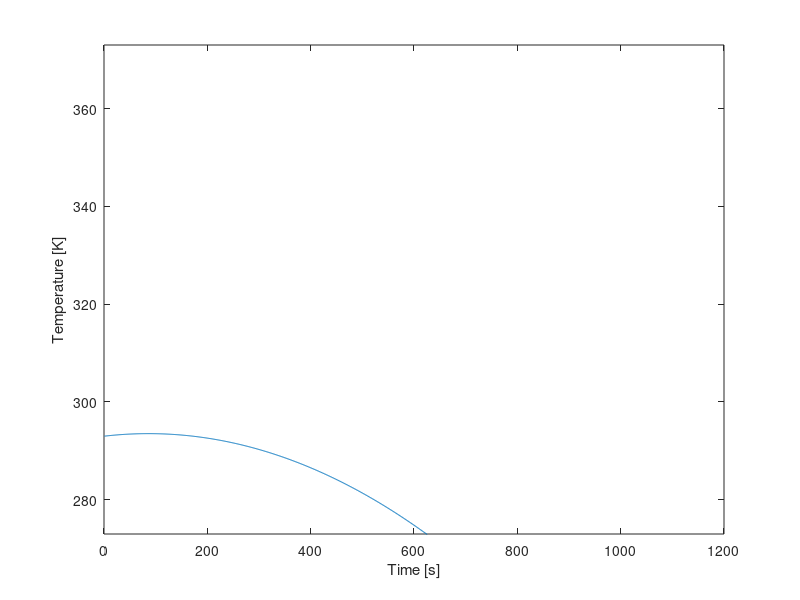

MATLAB code for this plot:
clear all, close all, clc
%% Setup
% This section contains the parameters of the setup (start of cycle)
i=1;                     %Value for plot
T_0 = 293;              %Starting temperature in [K], assumed for all fluids, gasses and materials
T_water = 293;              %Starting temperature water in [K]
T_al = 293;                 %Starting temperature aluminium in [K]
T_cu = 293;                 %Starting temperature copper in [K]
T_pvc = 293;                %Starting temperature PVC in [K]
T_pur = 293;                %Starting temperature polyurethane in [K]
T_air = 293;                %Starting temperature internal air in [K]
T_amb = 293;                %Starting temperature ambient (outside) air in [K]
t = 1;                      %Time at the start [s]
t_final=1200;               %Time at end cycle [s]
%% First order variables
%This section contains the properties and constants of the materials, but also fixed variables of the setup
%Copper tubing
r_inner_cu = 0.004;     %Inner radius copper tube [m]
r_outer_cu = 0.006;     %Outer radius copper tube [m]
roughness_cu = 0.0015;  %Pipe roughness [m]
length_cu = 6.85;       %Length copper tube [m]
epsilon_cu = 0.05;      %Emissivity copper [-]
rho_cu = 8960;          %Density copper [kg/m^3]
c_cu = 386;             %Specific heat copper [J/kg K]
k_cu = 400;             %Thermal conductivity copper [W/(m K)]
%PVC tubing
hsv_pvc_d = 0.0022;     %Thickness of the HSV PCV [m]
r_outer_pvc = 0.055;    %Outer radius PVC tube [m]
r_inner_pvc = r_outer_pvc - hsv_pvc_d ;   %Inner radius PVC tube [m]
r_outer_double_pvc = r_outer_pvc + hsv_pvc_d; %Outer Radius of double-layered PVC tube (near endcaps) [m]
length_pvc = 0.130;     %Length/Height PVC tube [m] (this was shown to be slightly longer during first building phase with no real means to cut it down to 0.125m)
length_cap_pvc = 0.034; %Length/Height of a PVC Endcap [m]
epsilon_pvc = 0.9;      %Emissivity PVC [-]
rho_pvc = 1330;         %Density PVC [kg/m^3]
k_pvc = 0.19;           %Thermal conductivity PVC [W/(m K)]
d_air_endcap = 0.01;    %Distance between Kingspan Therma and the PVC endcap. Used to determine therma resistance
%Polyurethane tubing
r_inner_pur = 0.004;    %Inner radius polyurethane tube [m]
r_outer_pur = 0.006;    %Outer radius polyurathane tube [m]
d_pur = 0.002;          %Wall Thickness polyurthane tube [m]
length_pur = 6;         %Length polyurethane tube [m]
epsilon_pur = 0.9;      %Emissivity polyurethane [-]
k_pur = 0.13;           %Thermal conducitivity polyurethane [W/(m K)]
%Aluminium plate
A_al = 1.085;           %Area aluminium plate [m^2]
epsilon_paint = 0.95;   %Emissivity black acrylic paint [-]
rho_al = 2700;          %Density aluminium [kg/m^3]
d_al = 0.002;           %thickness aluminium plate [m]
k_al = 237;             %Thermal conductivity aluminium [W/(m K)]
c_al = 900;             %Specific heat aluminium [J/kg K]
%Water
rho_water_20C = 998;    %Density water at 20C [kg/m^3]
c_water = 4148;         %Specific heat water [J/kg K]
%Air
rho_air = 1.29;         %Density air at 20C [kg/m^3]
c_air = 1006;           %Specific heat air [J/kg K]
k_air = 0.025;          %Thermal conductivity air [W/m K]
%General Setup Wood Properties
k_wood = 0.12;       %Thermal Conductivity of Pinewood [W/m k]                       
d_wood = 0.054;      %Wood border thcikness [m], simplification, in reality 2 mm air pocket within 
A_wood = 0.3107;     %Inner Surface Area wood layer [m], slight simplification
%Kingspan Insulation Properties
ks_k = 0.022;     % Thermal Conductivity Kingspan insulation layer[W/(m*k)]
ks_d = 0.04;      % thickness of Kingspan insulation layer [m]
ks_spacer_d = 0.01; % Thickness of a single Kingspan spacer layer [m]
%Other
sigma = 5.67*10^-8;     %Stefan Boltzmann constant [W/(m^2 K^4)]
flowrate = 3/60000;     %Flowrate pump [m^3/s]
E = 1000;               %Irradiance artificial sun [W/m^2]

%% Second order variables

%Copper tube
A_outer_cu = 2 * pi * r_outer_cu * length_cu;       %Outer surface area copper tube [m^2]
A_inner_cu = 2 * pi * r_inner_cu * length_cu;       %Inner surface area copper tube [m^2]
A_exposed_cu = A_outer_cu/2;

V_cu = pi * r_inner_cu^2 * length_cu;               %Inner volume copper tube [m^3]
M_cu = V_cu * rho_cu;

%Surface areas and volume PVC tube
A_outer_pvc = 2 * pi * r_outer_pvc * length_pvc;    %Outer area PVC tube [m^2]
A_inner_pvc = 2 * pi * r_inner_pvc * length_pvc;    %Inner area PVC tube [m^2]

V_pvc = pi * r_inner_pvc^2 * length_pvc;            %Inner volume PVC tube [m^3]

%Surface areas and volume Polyurethane Tubing
A_outer_pur = 2 * pi * r_outer_pur * length_pur;    %Outer area Polyurethane Tubing [m^2]
A_inner_pur = 2 * pi * r_inner_pur * length_pur;    %Inner area Polyurethane Tubing [m^2]

V_pur = pi * r_inner_pur^2 * length_pur;            %Inner volume Polyurethane Tubing [m^3]

%Aluminium plate
V_al = A_al*0.002;                                  %Volume aluminium plate [m^3]
M_al = rho_al*V_al;                                 %Mass aluminium plate [kg]

%The following values are lifted from the earlier matlab model and are used to calculate (average) surface area of the Kingspan Insulation.
hsv_al_width = 0.04017;                                                                % Width of Aluminum Tape reflector section, [m]
hsv_therma_width_in = (hsv_al_width + (2*(sind(18)*0.010)));                           %'width' of kingspan therma plate on the inside, [m]
hsv_therma_width_out = (hsv_al_width + (2*(sind(18)*0.010))) + 2*(tand(18)*ks_d);      %'width' of kingspan therma plate on the outside, [m]
hsv_therma_a_in = length_pvc * hsv_therma_width_in;                                    %Area of kingspan therma plate on inside, [m^2]
hsv_therma_a_out = length_pvc * (hsv_therma_width_out);                                %Area of kingspan therma plate on outside, [m^2]
hsv_therma_a_avg = (hsv_therma_a_out + hsv_therma_a_in)/2;                             %Surface area in middle of therma plate, [m^2]

%The Heat Storage Vessel is seperated into two parts: one for the parts with overlap of endcaps and one for the part without 
pvc_ec_inner_length = length_cap_pvc - hsv_pvc_d;                                                       %Inner length of PVC Endcap [m]
hsv_pvc_a_single = (length_cap_pvc - (pvc_ec_inner_length * 2)) * ((r_inner_pvc+r_outer_pvc)/2) * 2 * pi; %Average PVC Surface Area for Heat Storage Vessel section without overlap [m]
hsv_pvc_a_double = (pvc_ec_inner_length * 2) * ((pvc_ec_inner_length+r_outer_double_pvc)/2) * 2 * pi;         %Average PVC Surface Area for Heat Storage Vessel sections with overlap [m]
pvc_ec_a = (r_outer_pvc)^2 * pi;                                                                         %Surface area of a single endcap, [m^2]

% Air Insulation Values
% The following values, once again lifted from the earlier model, aim at extracting helpfull values for calculation of the resistive properties of air in between the HSV and its insulation.
% These values are simplified estimations.
hsv_air_avgdist1 = ((0.010+0.00795)/2)*((length_pvc - (pvc_ec_inner_length * 2))/length_pvc) + ((0.0078+0.00575)/2)*((pvc_ec_inner_length * 2)/length_pvc); %Average distance of the heat reflector to the outer wall of the PVC body [m], USES PRE CALCULATED VALUES.  Accounts for the double layer PVC near the endcap, [m]
hsv_air_avg_a1 = length_pvc * (hsv_al_width - (2*(sind(18)*0.005)));                                                                                                                %Surface area at the average point between pvc and reflector [m^2], (TODO implement avgdist 1)
hsv_air_avgdist2 = 0.00905;                                                                                                                                                             %Average distance between reflector and kingspan therma plate [m]
hsv_air_avg_a2 = length_pvc * (hsv_al_width + (2*(sind(18)*0.005)));                                                                                                                %Surface are at the average point between reflector and kingspan therma [m^2], (TODO implement avgdist 2)
    
%Aluminum Reflector Tape Properties
d_al_t = 0.0001;                            % Thickness of an aluminum reflector segment [m]
a_al_t = hsv_al_width * length_pvc;         % Area of a single heat reflector element. 10 are present in total [m^2]
    
% Convective heat transfer coefficients
h_air = 5.0;         %CVTH of still air [W/(m^2 K)], Range (4.0 to 5.9)
h_water = 100;      %CVTH of water [W/(m^2 K)], Range (100 to 15000), Unused
h_pvc = 5;        %CVTH PVC [W/(m^2 K)], Range (5 to 9)
h_al = 7;        %CVTH aluminium [W/(m^2 K)], Range (7 to 10)
h_kingspan = 10;   %CTVH of Kingspan-Therma insulation [W/(m^2 K)], Range (10 to 30) (Aluminum surface)
h_pur = 5;        %CVTH of Polyurethane [W/(m^2 K)], PLACEHOLDER            
%Radiative heat transfer coefficients
h_r_pvc = 0.1;       %RDTH of pvc [W/(m^2 K)], PLACEHOLDER
h_r_al = 0.08;       %RDTH of aluminium-foil [W/(m^2 K)], PLACEHOLDER (but value is uncertain within a certain range) 
h_r_Kingspan = 0.08;  %RDTH of Kingspan-Therma insulation [W/(m^2 K)], PLACEHOLDER
h_r_pur = 0.5;       %RDTH of Polyurethane [W/(m^2 K)], PLACEHOLDER
%Overall Heat Transfer Coefficients, (may change due to change in CVTH)
U_cu = 1700;         %OHTC water in copper [W/(m^2 K)] TODO check this, has large influence on final temp
U_pur = 120.76;      %OHTC water in polyurethane [W/(m^2 K)]
U_pvc = 4.21;       %OHTC water in PVC [W/(m^2 K)]
%Other
V_system = V_cu+V_pvc+V_pur;                  %Volume of system  

%     R_a_cd = (log(r_outer_pvc / r_inner_pvc))/(2*pi * length_pvc * k_pvc); %Conductive transfer through pvc
%     R_a_cv = 1/(h_pvc* (hsv_pvc_a_single+hsv_pvc_a_double)); %Convection into air from pvc
%     R_b_cd = hsv_air_avgdist1 / (k_air * (10*hsv_air_avg_a1));  %Conduction through first still air pocket. simplified, assuming no convection.
%     R_c_r = (10*a_al_t) * (h_r_al * h_al); %Radiation transfer into aluminum reflector CHECK THIS
%     R_d_cd = d_al_t / (k_al * (10 * a_al_t) * length_pvc); %placeholder. Conduction through aluminum reflector. remember to account for the 10 panels
%     R_d_cv = 1/((10*a_al_t) * h_al); %Convection from Aluminum plate into second air pocket
%     R_d_r = R_c_r;                                                          %Radiation into second air pocket
%     R_e_cd = hsv_air_avgdist2 / (k_air * (10*hsv_air_avg_a2));              %Conduction through second still air pocket
%     R_e_cv = (10*hsv_therma_a_in) * (h_Kingspan + h_r_Kingspan);            %Convection into kingspan
%     R_f_cd = ks_d * (ks_k * hsv_therma_a_avg * 10);                         %Conduction through kingspan
%     R_f_cv = (10*hsv_therma_a_out) * (h_r_Kingspan + h_Kingspan);           %Convection to outside
%Simplified without radiation
R_a = 1/((1/(h_pvc*(hsv_pvc_a_single+hsv_pvc_a_double))) + (log(r_outer_pvc/r_inner_pvc)/(2*pi*length_pvc*k_pvc))); %Convection from PVC into first air pocket, And conduction through PVC.
R_b = hsv_air_avgdist1 / (k_air * (10*hsv_air_avg_a1)); %Conduction through first air pocket
R_c = 1/((1/(h_al*(10*a_al_t))) + (d_al_t/k_al*(10*a_al_t))); %Convection from reflector to second air pocket, And conduction through reflector.
R_d = hsv_air_avgdist2 / (k_air * (10*hsv_air_avg_a2)); %Conduction through second air pocket
R_e = 1/((1/(h_kingspan*(10*hsv_therma_a_avg))) + (ks_d/(ks_k*(10*hsv_therma_a_avg)))); %Convection from Kingspan Therma to ambient, And conduction through Kingspan Therma.    
R_hsv_radial = R_a + R_b + R_c + R_d + R_e;
%Endcap (Assumed single endcap here. Second one will be accounted for in R_hsv_endcaps)
R_z = 1/((1/(k_pvc*pvc_ec_a)) + (hsv_pvc_d/(k_pvc*pvc_ec_a)));          %Convection from PVC into air gap, and conduction through pvc.
R_y = d_air_endcap/(k_air * pvc_ec_a);                                  %Conduction through air gap
R_x = 1/((1/(h_kingspan*pvc_ec_a)) + (ks_d/(ks_k*pvc_ec_a)));           %Convection from Kingspan Therma into outside atmosphere, and conduction through Kingspan Therma
R_hsv_endcaps = 1/((R_z + R_y + R_x) + (R_z + R_y + R_x));              %Total Equivalent Thermal resistance of both endcaps
R_hsv = 1/((1/R_hsv_radial) + (1/R_hsv_endcaps));


%misc thermal resistance (taken out of loop)
R_al = d_al/(k_al * A_al);                    %Thermal resistance aluminium plate 
R_sol_air = 0.1;                                %Conductive thermal resistance air, PLACEHOLDER 
R_sol_wood = d_wood/(k_wood * A_wood) ;       %Conductive thermal resistance wood setup    
R_pur = 1/((1/(h_pur*(A_outer_pur))) + (log(r_outer_pur/r_inner_pur)/(2*pi*length_pur*k_pur))); %Thermal resistance of Polyurethane tube. Not accounting for rad

%Empty Arrays
T_air = repmat(T_0, 1,t_final);
T_cu = repmat(0, 1,t_final);
T_al = repmat(0, 1,t_final);
T_water = repmat(0, 1,t_final);
T_pvc = repmat(0, 1,t_final);
T_pur = repmat(0, 1,t_final);
T_0 = repmat(T_0, 1,t_final);


%% Plotting info
for i = 1:t_final
    %Water
    %rho_water = (999.83953 + 16.945176 * (1.00024*T_water) - 7.9870401*10^-3 * (1.00024*T_water)^3 - 46.17046*10^-6* (1.00024*T_water)^3 +105.56302*10^-9 * (1.00024*T_water)^4 - 280.54253*10^-12 * (1.00024*T_water)^5)/(1+16.897850*10^-3 * (1.00024*T_water));   %Density water
    M_water = V_system*rho_water_20C;       %Volume of water inside system
    
    %%Solar collector
    Q_rad_cu = E*length_cu*(r_outer_cu*2 * pi)*epsilon_paint;            %Heat addition radiation on copper tube [W]
    Q_rad_al = E*A_al*epsilon_paint;                                %Heat addition radiation on aluminium plate [W]
    Q_loss_conv_al(i) = h_air*A_al*(T_al(i)-T_air(i));                      %Heat loss convection aluminium plate [W]
    Q_loss_cond_al_cu = k_cu* A_exposed_cu*(T_al(i)-T_cu(i))/(r_outer_cu*2-r_inner_cu*2);  %dit klopt niet hlml maar weten A tussen plaat en buis niet %Heat loss conduction aluminium plate [W]
    Q_losscond(i)= Q_loss_cond_al_cu;
    Q_loss_cond_al(i) = (T_al(i)-T_air(i))/R_al ;                                                              %Heat loss convection aluminium plate (other direction)
    Q_loss_rad_cu(i) = sigma * epsilon_paint * A_outer_cu* (T_cu(i)^4 - T_air(i)^4);    %Heat loss radiation copper tube [W]
    Q_loss_rad_al(i) = sigma * epsilon_paint * A_al * (T_al(i)^4- T_air(i)^4);          %Heat loss radiation aluminium plate [W]
    %Temperature al and cu
    T_al(i)=T_al(i)+(Q_rad_al + 0.01*(-Q_loss_conv_al(i)-Q_loss_cond_al(i)-Q_loss_rad_al(i))) / (M_al*c_al);  %Temperature of the aluminium plate [K]
    T_cu(i)=T_cu(i)+(Q_rad_cu + 0.01*(-Q_loss_rad_cu(i)-Q_loss_cond_al_cu)) / (M_cu*c_cu);              %Temperature of the copper tube
    
    %Temperature water - Copper - add
    Q_conv_cu = U_cu * A_outer_cu * (sum(T_cu) - T_water(i));        %Convection copper-water
    T_water(i) = T_0(i)+(Q_conv_cu/(M_water*c_water));      %Final temperature water [K]
    
    %Heat Storage Vessel - loss
    Q_loss_hsv(i) = (T_water(i)-T_amb)/R_hsv ;           %Heat loss hsv
    Q_loss_pur(i) = (T_water(i)-T_amb)/R_pur;           %Heat loss polyurethane tubing 
    Q_loss(i) = Q_loss_hsv(i) + Q_loss_pur(i);           %Sum all of the heat losses per second instance here
    T_water(i) = T_water(i)-(sum(Q_loss)/(M_water*c_water));      %Final temperature water [K]
    
    %Plotting steps code
    y(i) = T_water(i); %Inserts current temp into its respective place in y for plotting
    t = t + 1;          % 1 stands for 1 step for time
    x(i) = i;           % time is on x axis
    i = i + 1;          % 1 step added for plot
end
%% Actual plot
plot(x,y);
xlim([0, t_final]);
ylim([273, 373]);
xlabel('Time [s]');
ylabel('Temperature [K]');
